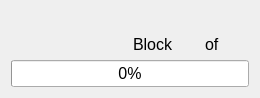
<?xml version="1.0" encoding="UTF-8"?>
<ui version="4.0">
 <class>WaitModalDialog</class>
 <widget class="QDialog" name="WaitModalDialog">
  <property name="geometry">
   <rect>
    <x>0</x>
    <y>0</y>
    <width>260</width>
    <height>97</height>
   </rect>
  </property>
  <property name="font">
   <font>
    <pointsize>12</pointsize>
   </font>
  </property>
  <property name="windowTitle">
   <string>FantasyBit Blockchain</string>
  </property>
  <property name="toolTip">
   <string>&lt;html&gt;&lt;head/&gt;&lt;body&gt;&lt;p&gt;Trading.Football is a blockchain based fantasy football  game. The goal of the game is to aquire as many FantasyBiyts as possible. &lt;/p&gt;&lt;p&gt;FantasyBits are digital tokens, which may have 0 value. &lt;/p&gt;&lt;p&gt;Read our blog at: satoshifantasy.com. Follow us on twitter #tradingball. &lt;/p&gt;&lt;p&gt;Sign up for updates at info@satoshifantasy.com &lt;/p&gt;&lt;p&gt;Get latest updates at https://trading.football/ &lt;/p&gt;&lt;p&gt;30 second instructions: &lt;/p&gt;&lt;p&gt;1. caim your name&lt;/p&gt;&lt;p&gt;2. right click on &amp;quot;MikeClayNFL&amp;quot; or &amp;quot;FantasyFootballNerd&amp;quot; &lt;/p&gt;&lt;p&gt;Level2 trading launch date: 12/15/15 week 15 &lt;br/&gt;&lt;/p&gt;&lt;/body&gt;&lt;/html&gt;</string>
  </property>
  <layout class="QGridLayout" name="gridLayout">
   <item row="0" column="0" rowspan="2">
    <widget class="QLabel" name="myAnimationLabel">
     <property name="text">
      <string/>
     </property>
    </widget>
   </item>
   <item row="0" column="1">
    <widget class="QLabel" name="myMessageLabel">
     <property name="text">
      <string/>
     </property>
     <property name="textFormat">
      <enum>Qt::PlainText</enum>
     </property>
     <property name="alignment">
      <set>Qt::AlignLeading|Qt::AlignLeft|Qt::AlignVCenter</set>
     </property>
     <property name="indent">
      <number>2</number>
     </property>
    </widget>
   </item>
   <item row="1" column="1">
    <layout class="QHBoxLayout" name="horizontalLayout">
     <item>
      <widget class="QLabel" name="label">
       <property name="text">
        <string>Block</string>
       </property>
      </widget>
     </item>
     <item>
      <widget class="QLabel" name="num">
       <property name="text">
        <string/>
       </property>
      </widget>
     </item>
     <item>
      <widget class="QLabel" name="label_2">
       <property name="text">
        <string>of</string>
       </property>
      </widget>
     </item>
     <item>
      <widget class="QLabel" name="height">
       <property name="text">
        <string/>
       </property>
      </widget>
     </item>
    </layout>
   </item>
   <item row="2" column="0" colspan="2">
    <widget class="QProgressBar" name="progressBar">
     <property name="value">
      <number>0</number>
     </property>
    </widget>
   </item>
  </layout>
  <zorder>myMessageLabel</zorder>
  <zorder>progressBar</zorder>
  <zorder>myAnimationLabel</zorder>
 </widget>
 <resources/>
 <connections/>
</ui>
